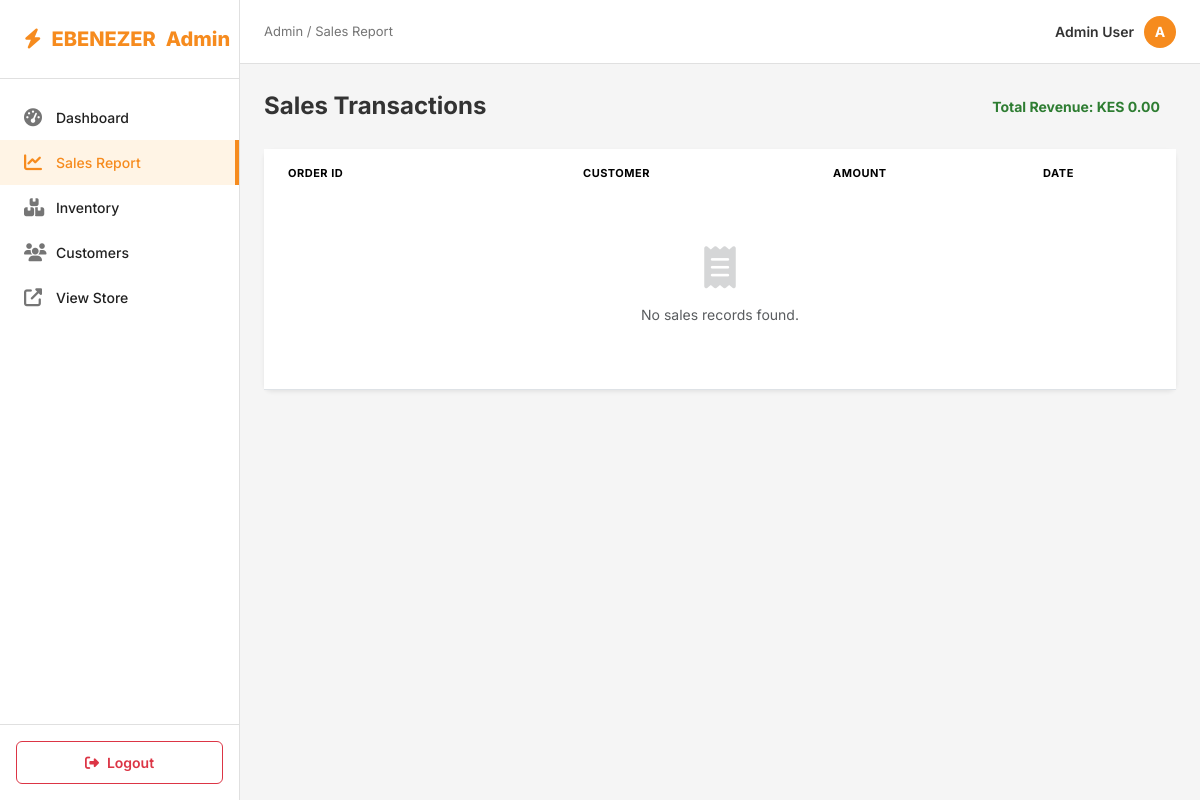
The app's page /admin/reports/sales (signed in), older data.
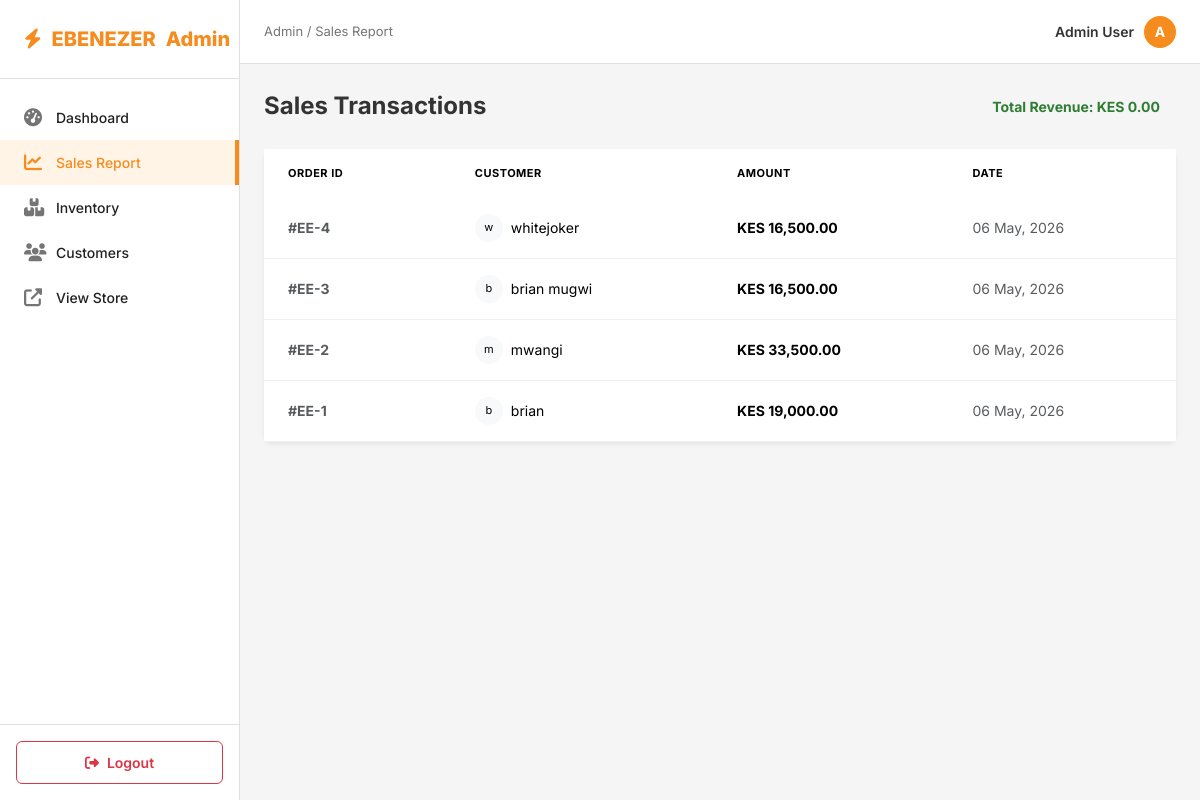
The same page, newer data.
### app/db_models.py (models this page shows, shortened)
class Order(db.Model):
    __tablename__ = "orders"
    id = db.Column(db.Integer, primary_key=True)
    uid = db.Column(db.Integer, db.ForeignKey("users.id"), nullable=False)
    date = db.Column(db.DateTime, nullable=False)
    status = db.Column(db.String(50), nullable=False)
    total_amount = db.Column(db.Float, nullable=False, default=0)
    items = db.relationship(
        "Ordered_item", backref="order", lazy=True, cascade="all, delete"
    )

class User(UserMixin, db.Model):
    __tablename__ = "users"
    id = db.Column(db.Integer, primary_key=True)
    name = db.Column(db.Text, nullable=False)
    email = db.Column(db.String(50), nullable=False)
    phone = db.Column(db.String(50), nullable=False)
    password = db.Column(db.String(250), nullable=False)
    admin = db.Column(db.Boolean, default=False)
    email_confirmed = db.Column(db.Boolean, default=False)
    cart = db.relationship("Cart", backref="buyer", lazy=True)
    orders = db.relationship("Order", backref="customer", lazy=True)

### app/funcs.py (the view)
    def wrapper(*args, **kwargs):
        if current_user.is_authenticated and current_user.admin == 1:
            return func(*args, **kwargs)
        return redirect(url_for("admin.login"))

### app/__init__.py (called while the page is built)
@app.context_processor
def inject_now():
    return {"now": datetime.utcnow()}

@login_manager.user_loader
def load_user(user_id):
    return User.query.get(user_id)

### app/admin/routes.py (called while the page is built)
@admin.route("/reports/sales")
@admin_only
def sales_report():
    orders = Order.query.order_by(Order.date.desc()).all()
    total_revenue = (
        db.session.query(func.sum(Order.total_amount))
        .filter(Order.status == "Paid")
        .scalar()
        or 0
    )
    return render_template(
        "admin/sales_report.html", orders=orders, total_revenue=total_revenue
    )

### app/funcs.py (called while the page is built)
def admin_only(func):
    def wrapper(*args, **kwargs):
        if current_user.is_authenticated and current_user.admin == 1:
            return func(*args, **kwargs)
        return redirect(url_for("admin.login"))
    wrapper.__name__ = func.__name__
    return wrapper

### app/templates/admin/sales_report.html (shortened to what this page needs)
{% extends "admin/base_admin.html" %}
{% block content %}
    <div class="d-flex justify-content-between align-items-center mb-4">
        <h2 class="page-title mb-0">Sales Transactions</h2>
        <div class="revenue-pill bg-soft-green px-3 py-2 rounded-pill fw-bold" style="color: #2e7d32; font-size: 14px;">
            Total Revenue: KES {{ "{:,.2f}".format(total_revenue or 0) }}
        </div>
    </div>
    <div class="card border-0 shadow-sm rounded-3">
        <div class="card-body p-0">
            <div class="table-responsive">
                <table class="table table-hover align-middle mb-0" style="font-size: 14px;">
                    <thead class="bg-light text-muted text-uppercase" style="font-size: 11px; letter-spacing: 0.5px;">
                        <tr>
                            <th class="px-4 py-3 border-0">Order ID</th>
                            <th class="py-3 border-0">Customer</th>
                            <th class="py-3 border-0">Amount</th>
                            <th class="py-3 border-0">Date</th>
                        </tr>
                    </thead>
                    <tbody>
                        {% for order in orders %}
                            <tr class="border-bottom-light">
                                <td class="px-4 py-3 fw-bold text-muted">#EE-{{ order.id }}</td>
                                <td class="py-3">
                                    <div class="d-flex align-items-center gap-2">
                                        <div class="bg-light rounded-circle d-flex align-items-center justify-content-center" style="width: 28px; height: 28px; font-size: 11px;">
                                            {{ order.customer.name[0] if order.customer else 'N' }}
                                        </div>
                                        {{ order.customer.name if order.customer else 'N/A' }}
                                    </div>
                                </td>
                                <td class="py-3 fw-bold">KES {{ "{:,.2f}".format(order.total_amount or 0) }}</td>
                                <td class="py-3 text-muted">{{ order.date.strftime('%d %b, %Y') if order.date else 'N/A' }}</td>
                            </tr>
                        {% else %}
                            <tr>
                                <td colspan="6" class="text-center py-5 text-muted">
                                    <i class="fas fa-receipt fa-3x mb-3 opacity-25"></i>
                                    <p>No sales records found.</p>
                                </td>
                            </tr>
                        {% endfor %}
                    </tbody>
                </table>
            </div>
        </div>
    </div>
{% endblock %}

### app/templates/admin/base_admin.html (shortened to what this page needs)
<!DOCTYPE html>
<html lang="en">
    <head>
        <link href="https://cdn.jsdelivr.net/npm/bootstrap@5.3.2/dist/css/bootstrap.min.css" rel="stylesheet">
        <link rel="stylesheet" href="https://cdnjs.cloudflare.com/ajax/libs/font-awesome/6.4.2/css/all.min.css">
    </head>
    <body>
        <div class="sidebar">
            <div class="sidebar-brand">
                <i class="fas fa-bolt"></i>
                EBENEZER<span>Admin</span>
            </div>
            <div class="sidebar-menu">
                <a href="{{ url_for('admin.dashboard') }}" class="nav-link {% if request.endpoint == 'admin.dashboard' %}active{% endif %}">
                    <i class="fas fa-tachometer-alt"></i> Dashboard
                </a>
                <a href="{{ url_for('admin.sales_report') }}" class="nav-link {% if request.endpoint == 'admin.sales_report' %}active{% endif %}">
                    <i class="fas fa-chart-line"></i> Sales Report
                </a>
                <a href="{{ url_for('admin.inventory_report') }}" class="nav-link {% if request.endpoint == 'admin.inventory_report' %}active{% endif %}">
                    <i class="fas fa-boxes"></i> Inventory
                </a>
                <a href="{{ url_for('admin.customer_report') }}" class="nav-link {% if request.endpoint == 'admin.customer_report' %}active{% endif %}">
                    <i class="fas fa-users"></i> Customers
                </a>
                <a href="{{ url_for('home') }}" class="nav-link">
                    <i class="fas fa-external-link-alt"></i> View Store
                </a>
            </div>
            <div class="logout-section">
                <a href="{{ url_for('admin.logout') }}" class="btn btn-outline-danger btn-logout">
                    <i class="fas fa-sign-out-alt"></i> Logout
                </a>
            </div>
        </div>
        <div class="admin-header">
            <div class="breadcrumb mb-0" style="font-size: 13px; color: #757575;">
                Admin / {% if request.endpoint %}{{ request.endpoint.split('.')[-1].replace('_', ' ').title() }}{% endif %}
            </div>
            <div class="user-profile">
                <span>Admin User</span>
                <div class="user-avatar">A</div>
            </div>
        </div>
        <div class="content-wrapper">
            {% block content %}{% endblock %}
        </div>
    </body>
</html>

### app/templates/admin/base_admin.html (style rules this page uses)
:root { --primary: #f68b1e; --primary-dark: #e07a1b; --sidebar-bg: #ffffff; --sidebar-text: #212121; --bg: #f5f5f5; --surface: #ffffff; --border: #e0e0e0; --shadow: 0 1px 3px rgba(0,0,0,0.1); }
body { font-family: 'Inter', sans-serif; background-color: var(--bg); color: #333; }
.sidebar { width: 240px; height: 100vh; position: fixed; left: 0; top: 0; background: var(--sidebar-bg); border-right: 1px solid var(--border); z-index: 1000; display: flex; flex-direction: column; }
.sidebar-brand { padding: 24px; font-size: 20px; font-weight: 800; color: var(--primary); border-bottom: 1px solid var(--border); display: flex; align-items: center; gap: 10px; }
.sidebar-menu { padding: 16px 0; flex: 1; }
.nav-link { padding: 12px 24px; color: var(--sidebar-text); font-weight: 500; font-size: 14px; display: flex; align-items: center; gap: 12px; transition: all 0.2s; }
.nav-link.active { background: #fff4e5; color: var(--primary); border-right: 4px solid var(--primary); }
.nav-link i { width: 20px; font-size: 18px; color: #757575; }
.nav-link:hover i, .nav-link.active i { color: var(--primary); }
.admin-header { height: 64px; background: var(--surface); border-bottom: 1px solid var(--border); display: flex; align-items: center; justify-content: space-between; padding: 0 24px; position: sticky; top: 0; z-index: 999; margin-left: 240px; }
.user-profile { display: flex; align-items: center; gap: 10px; font-size: 14px; font-weight: 600; cursor: pointer; }
.user-avatar { width: 32px; height: 32px; background: var(--primary); color: white; border-radius: 50%; display: flex; align-items: center; justify-content: center; font-weight: 700; }
.content-wrapper { margin-left: 240px; padding: 24px; }
.page-title { font-size: 24px; font-weight: 700; margin-bottom: 24px; }
.logout-section { padding: 16px; border-top: 1px solid var(--border); }
.btn-logout { width: 100%; padding: 10px; border-radius: 6px; font-weight: 600; font-size: 14px; display: flex; align-items: center; justify-content: center; gap: 8px; }

### app/templates/admin/sales_report.html (style rules this page uses)
.border-bottom-light { border-bottom: 1px solid #f0f0f0; }

Row changes from the older to the newer data that the page shows:
added Order: id "4", customer "w", customer "whitejoker", total_amount "16,500.00", date "06 May, 2026"
added Order: id "3", customer "b", customer "brian mugwi", total_amount "16,500.00", date "06 May, 2026"
added Order: id "2", customer "m", customer "mwangi", total_amount "33,500.00", date "06 May, 2026"
added Order: id "1", customer "b", customer "brian", total_amount "19,000.00", date "06 May, 2026"
Text that changed along with them:
text no longer shown: "No sales records found."
